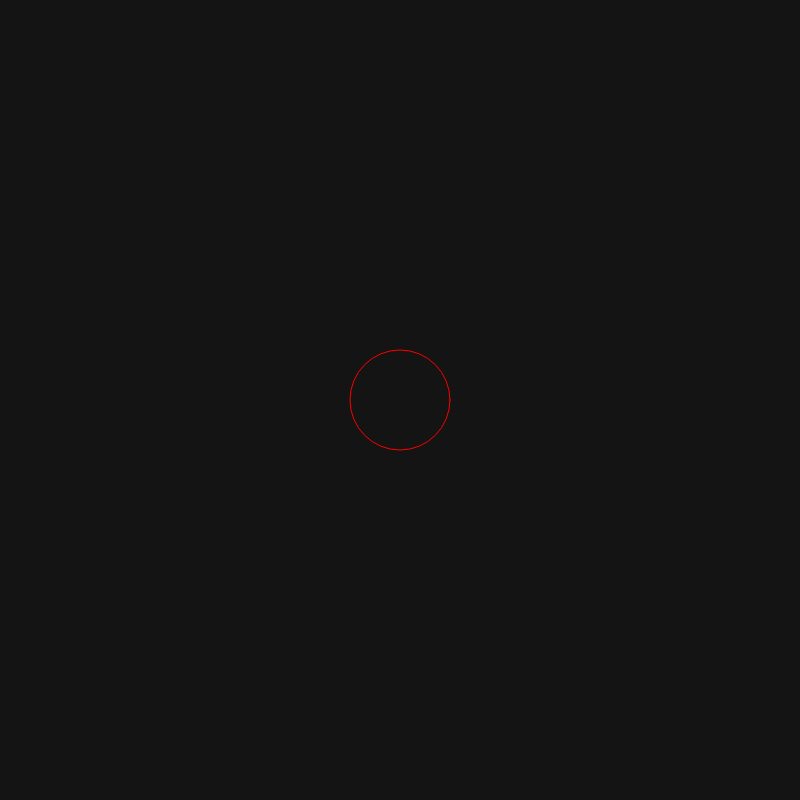
Frame 1 (no input)
Frame 60 (no input): identical to frame 1, image omitted
Frame 120 (the mouse pressed at the canvas centre since frame 60): identical to frame 1, image omitted

The p5.js sketch that drew this single still picture (run headless with seeded random() and noise() and a simulated clock; from frame 60 on, the mouse is pressed at the canvas centre):

// p5.js sketch
// ── sketch.js
///<reference path="../../p5/intellisense/p5.global-mode.d.ts" />

"use strict";

var radius = 40;
var ball= {radius:40, color: 'red', visible: true } 
//var animation = animate();
var ballGrows; 
function setup(){
 createCanvas(800,800)
 ballGrows = new Scenario(animate);
 ballGrows.start();
}


function draw(){
    background(20);
    noFill();
    translate (width/2, height/2);
    stroke(ball.color);
    if (ball.visible) circle(0,0,ball.radius)
    // let step = animation.next();
    // if( ! step.done) console.log(step.value);
    // if (frameCount == 500) animation = animate();
}


function* animate(){
  ball.color = "red"
  ball.radius = 100;
  yield 3000
  ball.radius = 200;
  ball.color  = "blue";
  yield 2000
  while (ball.radius < 400) { //grows every 1000 ms up to 400
      yield 1000
      ball.radius += 10 
  }
} 


class Scenario {
    constructor(aGenerator){
        this.generator = aGenerator; 
    }
    start(){
        console.log("scenario starts");
        this.animation= this.generator();
        this.advance();
    }
    advance() {
        var step = this.animation.next();
        if (!step.done) {
          var nextDueDate = step.value;
          // postpone its job , but wants to be recalled with its scenario context
          this.timeoutId = setTimeout(this.advance.bind(this), nextDueDate);
        } else {
          console.log("scenario is ended")
        }
      }
}
// ── sketch.html
<!DOCTYPE html>

<head>
  <meta charset="utf-8">
  <script src="../../p5/p5.js"></script>
  <link rel="stylesheet" type="text/css" href="../../css/default.css">
  <script src="sketch.js"></script>
</head>

<body>
</body>
